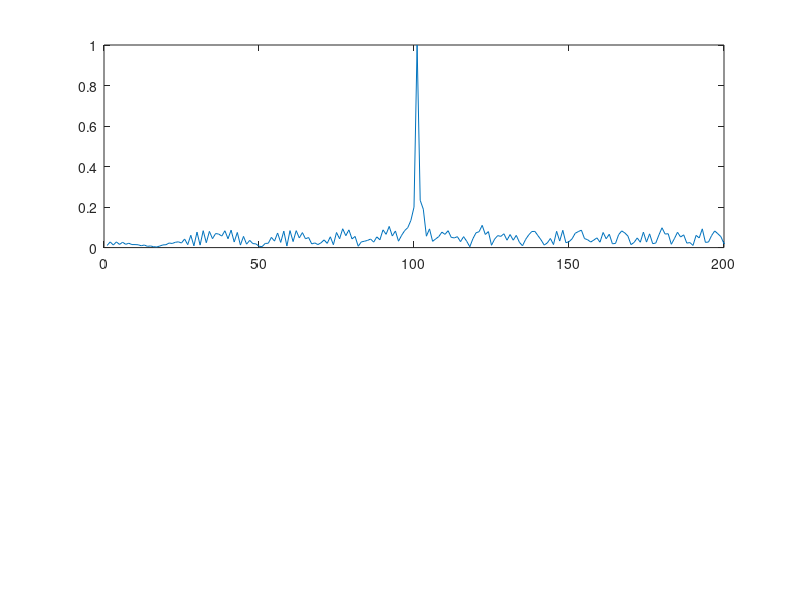
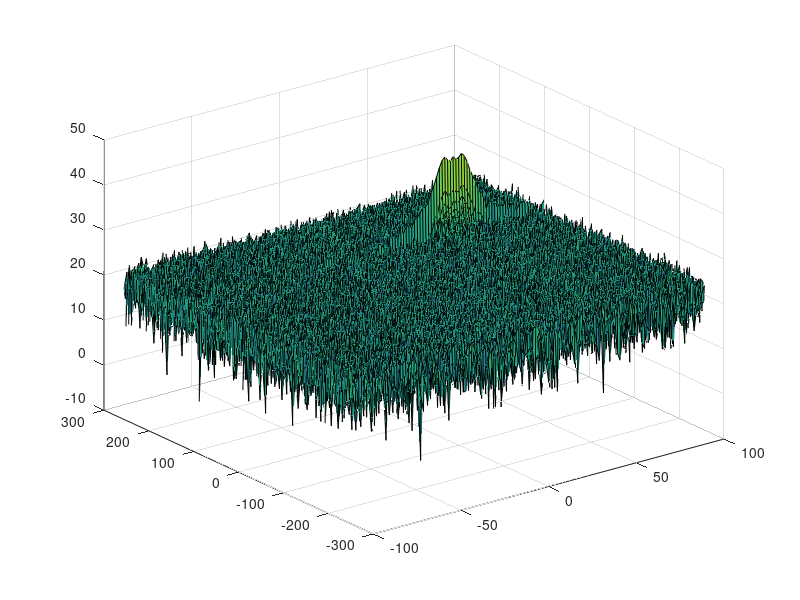

MATLAB code to generate these figures, in order: (Note: this script raises an error after producing the figures.)
clear all;
close all;
clc;

%% Radar Specifications 
%%%%%%%%%%%%%%%%%%%%%%%%%%%
% Frequency of operation = 77GHz
% Max Range = 200m
% Range Resolution = 1 m
% Max Velocity = 100 m/s
%%%%%%%%%%%%%%%%%%%%%%%%%%%

%speed of light = 3e8
%% User Defined Range and Velocity of target
% *%TODO* :
% define the target's initial position and velocity. Note : Velocity
% remains contant
c = 3e8;
range_res = 1;
range_max = 200;
init_range = 100;
init_velocity = 50;

%% FMCW Waveform Generation

% *%TODO* :
%Design the FMCW waveform by giving the specs of each of its parameters.
% Calculate the Bandwidth (B), Chirp Time (Tchirp) and Slope (slope) of the FMCW
% chirp using the requirements above.

B = c/(2*range_res);
Tchirp = 5.5*2*range_max/c;
slope = B/Tchirp;

%Operating carrier frequency of Radar 
fc= 77e9;             %carrier freq

                                                          
%The number of chirps in one sequence. Its ideal to have 2^ value for the ease of running the FFT
%for Doppler Estimation. 
Nd=128;                   % #of doppler cells OR #of sent periods % number of chirps

%The number of samples on each chirp. 
Nr=1024;                  %for length of time OR # of range cells

% Timestamp for running the displacement scenario for every sample on each
% chirp
t=linspace(0,Nd*Tchirp,Nr*Nd); %total time for samples


%Creating the vectors for Tx, Rx and Mix based on the total samples input.
Tx=zeros(1,length(t)); %transmitted signal
Rx=zeros(1,length(t)); %received signal
Mix = zeros(1,length(t)); %beat signal

%Similar vectors for range_covered and time delay.
r_t=zeros(1,length(t));
td=zeros(1,length(t));


%% Signal generation and Moving Target simulation
% Running the radar scenario over the time. 

for i=1:length(t)         
    
    
    % *%TODO* :
    %For each time stamp update the Range of the Target for constant velocity. 
    range = init_range+init_velocity*t(i);
    % *%TODO* :
    %For each time sample we need update the transmitted and
    %received signal. 
    Tx(i) = cos(2*pi*(fc*t(i) + slope*t(i)^2*0.5));
    tau = 2*range/c;
    Rx(i) = cos(2*pi*(fc*(t(i)-tau)+slope*(t(i)-tau)^2*0.5));
    
    % *%TODO* :
    %Now by mixing the Transmit and Receive generate the beat signal
    %This is done by element wise matrix multiplication of Transmit and
    %Receiver Signal
    Mix(i) = Tx(i).*Rx(i);
    
end

%% RANGE MEASUREMENT


 % *%TODO* :
%reshape the vector into Nr*Nd array. Nr and Nd here would also define the size of
%Range and Doppler FFT respectively.

Mix_2d = reshape(Mix, [Nr, Nd]);

 % *%TODO* :
%run the FFT on the beat signal along the range bins dimension (Nr) and
%normalize.
Y = fft(Mix_2d, Nr);

 % *%TODO* :
% Take the absolute value of FFT output
Y = abs(Y);

Y = Y./max(Y);

 % *%TODO* :
% Output of FFT is double sided signal, but we are interested in only one side of the spectrum.
% Hence we throw out half of the samples.
Y = Y(1:Nr/2+1);

%plotting the range
figure ('Name','Range from First FFT')
subplot(2,1,1)

 % *%TODO* :
 % plot FFT output 
plot(Y)

axis([0 200 0 1]);


%% RANGE DOPPLER RESPONSE
% The 2D FFT implementation is already provided here. This will run a 2DFFT
% on the mixed signal (beat signal) output and generate a range doppler
% map.You will implement CFAR on the generated RDM


% Range Doppler Map Generation.

% The output of the 2D FFT is an image that has reponse in the range and
% doppler FFT bins. So, it is important to convert the axis from bin sizes
% to range and doppler based on their Max values.

Mix=reshape(Mix,[Nr,Nd]);

% 2D FFT using the FFT size for both dimensions.
sig_fft2 = fft2(Mix,Nr,Nd);

% Taking just one side of signal from Range dimension.
sig_fft2 = sig_fft2(1:Nr/2,1:Nd);
sig_fft2 = fftshift (sig_fft2);
RDM = abs(sig_fft2);
RDM = 10*log10(RDM) ;

%use the surf function to plot the output of 2DFFT and to show axis in both
%dimensions
doppler_axis = linspace(-100,100,Nd);
range_axis = linspace(-200,200,Nr/2)*((Nr/2)/400);
figure,surf(doppler_axis,range_axis,RDM);

%% CFAR implementation

%Slide Window through the complete Range Doppler Map

% *%TODO* :
%Select the number of Training Cells in both the dimensions.
Tr = 10;
Td = 8;

% *%TODO* :
%Select the number of Guard Cells in both dimensions around the Cell under 
%test (CUT) for accurate estimation
Gr = 4;
Gd = 4;

% *%TODO* :
% offset the threshold by SNR value in dB
offset = 1.55;

% *%TODO* :
%Create a vector to store noise_level for each iteration on training cells
noise_level = zeros(1,1);


% *%TODO* :
%design a loop such that it slides the CUT across range doppler map by
%giving margins at the edges for Training and Guard Cells.
%For every iteration sum the signal level within all the training
%cells. To sum convert the value from logarithmic to linear using db2pow
%function. Average the summed values for all of the training
%cells used. After averaging convert it back to logarithimic using pow2db.
%Further add the offset to it to determine the threshold. Next, compare the
%signal under CUT with this threshold. If the CUT level > threshold assign
%it a value of 1, else equate it to 0.


   % Use RDM[x,y] as the matrix from the output of 2D FFT for implementing
   % CFAR

[RDM_nd,RDM_nr] = size(RDM);
r_half = Tr+Gr;
d_half = Td+Gd;
T_total = (r_half*2)*(d_half*2);
threshold_cfar = zeros(RDM_nd, RDM_nr);
signal_cfar = zeros(RDM_nd, RDM_nr);

for d = (d_half+1):(RDM_nd-d_half)
    for r = (r_half+1):(RDM_nr-r_half)
        noise_level = sum(RDM(d-d_half:d+d_half,r-r_half:r+r_half),'all');
        threshold = (noise_level/T_total)*offset;
        threshold_cfar(d,r) = threshold;
        signal = RDM(d,r);
        signal_cfar(d,r) = signal;
    end
end



% *%TODO* :d
% The process above will generate a thresholded block, which is smaller 
%than the Range Doppler Map as the CUT cannot be located at the edges of
%matrix. Hence,few cells will not be thresholded. To keep the map size same
% set those values to 0. 
 
detection_cfar = zeros(RDM_nd, RDM_nr);
for d = (d_half+1):(RDM_nd-d_half)
    for r = (r_half+1):(RDM_nr-r_half)
        if(threshold_cfar(d,r)<signal_cfar(d,r))
            detection_cfar(d,r) = 1;
        end
    end
end


% *%TODO* :
%display the CFAR output using the Surf function like we did for Range
%Doppler Response output.
figure,surf(doppler_axis,range_axis,detection_cfar);
colorbar;


 
 